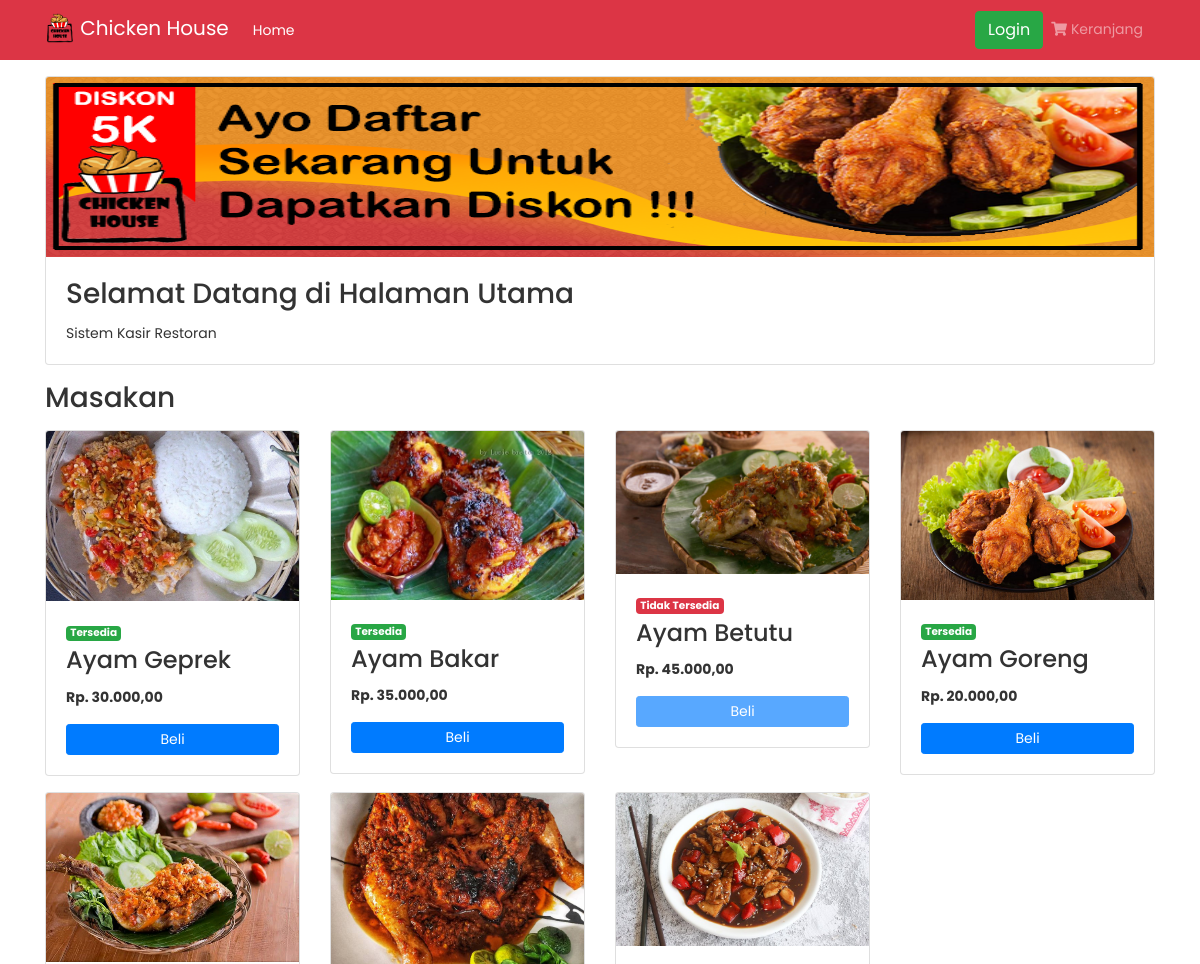
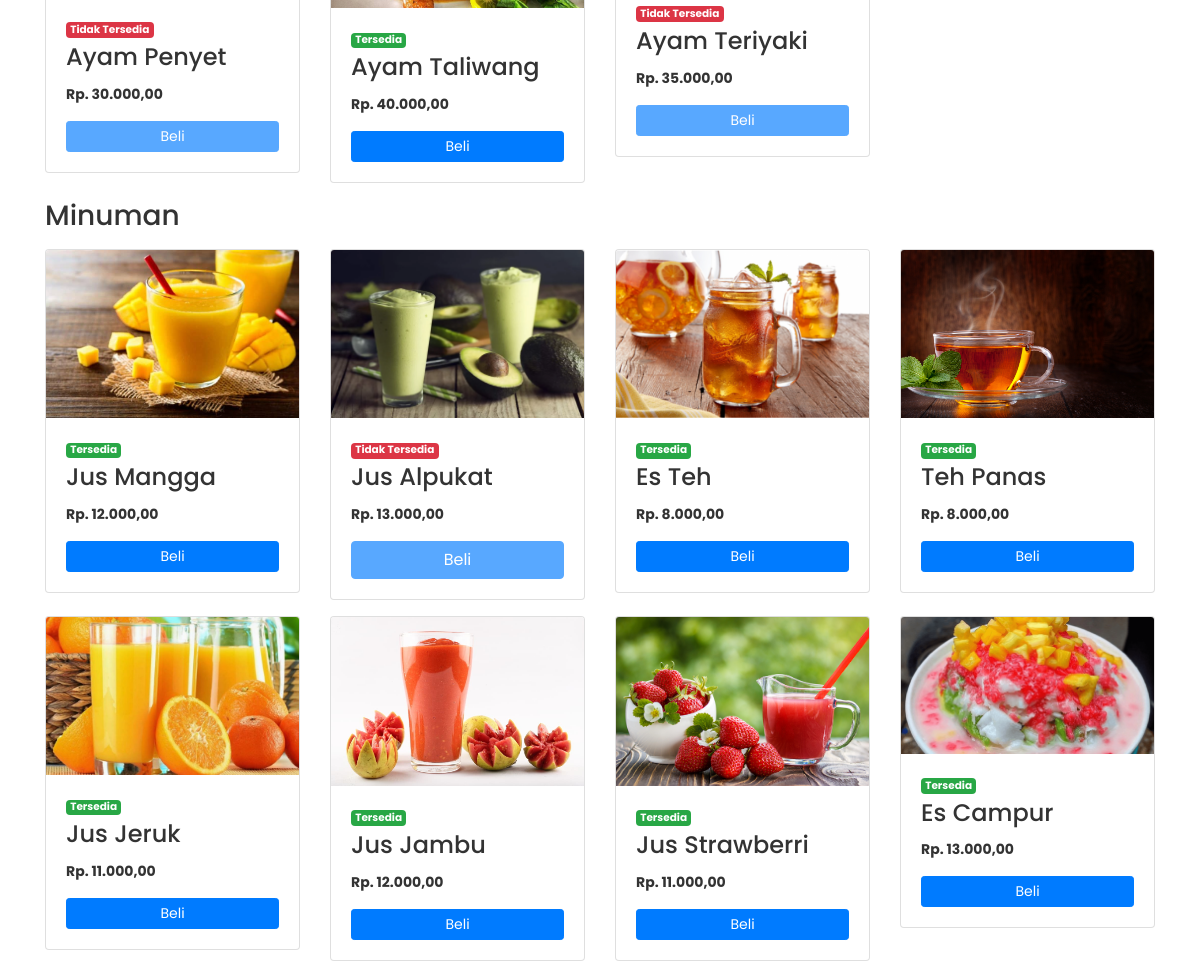
/dashboard/index.php, run on the app's committed database (2 pictures, top to bottom).
### tables this page shows
CREATE TABLE `tb_masakan` (
  `id_masakan` int(11) NOT NULL,
  `kategori_masakan` varchar(128) NOT NULL,
  `nama_masakan` varchar(128) NOT NULL,
  `harga_masakan` int(128) NOT NULL,
  `foto` varchar(255) NOT NULL,
  `status_masakan` int(1) NOT NULL
);

### dashboard/fungsi/rupiah.php (called while the page is built)
<?php
function rupiah($angka) {
	$hasil_rupiah = number_format($angka,2,',','.');
	return $hasil_rupiah;
}
?>

### dashboard/admin/index.php (the view, shortened to what this page needs)
<div class="container mt-3">
  <div class="card mb-3">
    <img src="assets/image/poster.png" class="card-img-top" height="180">
    <div class="card-body">
      <h3 class="card-title">Selamat Datang di Halaman Utama</h3>
      <p class="card-text">Sistem Kasir Restoran</p>
    </div>
  </div>
  <h3 class="mb-3">Masakan</h3>
  <div class="row">
    <div class="col-md-12">
      <div class="row">
        <?php
        $query = "SELECT * FROM tb_masakan WHERE kategori_masakan='Makanan' ORDER BY id_masakan LIMIT 7";
        $sql = mysqli_query($kon, $query);
        while ($data = mysqli_fetch_array($sql)):
          ?>
          <div class="col-lg-3 mb-3">
            <div class="card">
              <img class="card-img-top" src="assets/image/makanan/<?= $data['foto'] ?>" alt="Card image cap">
              <div class="card-body">
                <div class="mb-1">
                  <?php if ($data['status_masakan'] == 1): ?>
                    <span class="badge badge-success">Tersedia</span>
                  <?php else: ?>
                    <span class="badge badge-danger">Tidak Tersedia</span>
                  <?php endif; ?>
                </div>
                <h4 class="card-title">
                  <?= $data['nama_masakan'] ?>
                </h4>
                <?php
                $harga = $data['harga_masakan'];
                if ($_SESSION['level'] == "") {
                  $harga = $data['harga_masakan'] + 5000;
                }
                ?>
                <p class="card-text"><strong>Rp.
                    <?= rupiah($harga) ?>
                  </strong></p>
                <?php if ($data['status_masakan'] == 1): ?>
                  <button type="button" class="btn btn-primary btn-sm btn-block" data-toggle="modal"
                    data-target="#masakan_<?= $data['id_masakan']; ?>">
                    Beli
                  </button>
                <?php else: ?>
                  <a href="index.php?tambah=<?= $data['id_masakan'] ?>"
                    class="btn btn-primary btn-sm btn-block disabled">Beli</a>
                <?php endif; ?>
              </div>
            </div>
          </div>
        <?php endwhile; ?>
      </div>
    </div>
  </div>
  <h3 class="mb-3">Minuman</h3>
  <div class="row">
    <div class="col-md-12">
      <div class="row">
        <?php
        $query2 = "SELECT * FROM tb_masakan WHERE kategori_masakan='Minuman' ORDER BY id_masakan";
        $sql2 = mysqli_query($kon, $query2);
        while ($data = mysqli_fetch_array($sql2)):
          ?>
          <div class="col-lg-3 mb-3">
            <div class="card">
              <img class="card-img-top" src="assets/image/makanan/<?= $data['foto'] ?>" alt="Card image cap">
              <div class="card-body">
                <div class="mb-1">
                  <?php if ($data['status_masakan'] == 1): ?>
                    <span class="badge badge-success">Tersedia</span>
                  <?php else: ?>
                    <span class="badge badge-danger">Tidak Tersedia</span>
                  <?php endif; ?>
                </div>
                <h4 class="card-title">
                  <?= $data['nama_masakan'] ?>
                </h4>
                <?php
                $hargi = $data['harga_masakan'];
                if ($_SESSION['level'] == "") {
                  $hargi = $data['harga_masakan'] + 3000;
                }
                ?>
                <p class="card-text"><strong>Rp.
                    <?= rupiah($hargi) ?>
                  </strong></p>
                <?php if ($data['status_masakan'] == 1): ?>
                  <button type="button" class="btn btn-primary btn-sm btn-block" data-toggle="modal"
                    data-target="#masakan_<?= $data['id_masakan']; ?>">
                    Beli
                  </button>
                <?php else: ?>
                  <a href="index.php?tambah=<?= $data['id_masakan'] ?>" class="btn btn-primary btn-block disabled">Beli</a>
                <?php endif; ?>
              </div>
            </div>
          </div>
        <?php endwhile; ?>
      </div>
    </div>
  </div>
</div>

### dashboard/header.php (shortened to what this page needs)
<?php
include 'fungsi/rupiah.php';
?>
<!doctype html>
<html lang="en">
  <head>
    <link rel="stylesheet" href="https://stackpath.bootstrapcdn.com/bootstrap/4.4.1/css/bootstrap.min.css">
    <link rel="stylesheet" href="assets/css/custom.css">
    <link rel="stylesheet" type="text/css" href="https://cdn.datatables.net/v/bs4/dt-1.10.20/datatables.min.css"/>
    <link rel="stylesheet" href="assets/fontawesome-pro/css/all.min.css">
  </head>
  <body>
    <?php
    $level = $_SESSION['level'];
      if ($level=="Admin") {
        $color = "#3e206d";
      } elseif ($level=="Waiter") {
        $color = "#2c7873";
      } elseif ($level=="Kasir") {
        $color = "#527318";
      } elseif ($level=="Owner") {
        $color = "#192965";
      } elseif ($level=="Pelanggan") {
        $color = "#af0404";
      } else {
        $color = "#dc3545";
      }
    ?>
    <nav class="navbar navbar-expand-lg navbar-dark" style="background-color: <?= $color ?>;">
      <div class="container">
        <a class="navbar-brand" href="#">
          <img src="assets/image/logo.png" alt="" width="30" height="30" class="mb-1">
          Chicken House
        </a>
        <div class="collapse navbar-collapse" id="navbarSupportedContent">
          <ul class="navbar-nav mr-auto">
            <?php
              if (isset($_GET['home'])) {
                $home = "active";
              } elseif (isset($_GET['dashboard'])) {
                $dash = "active";
              } elseif (isset($_GET['laporan'])) {
                $lap = "active";
              } elseif (isset($_GET['order'])) {
                $or = "active";
              } elseif (isset($_GET['user'])) {
                $us = "active";
              } elseif (isset($_GET['makanan'])) {
                $m = "active";
              } elseif (isset($_GET['minuman'])) {
                $m = "active";
              } elseif (isset($_GET['transaksi'])) {
                $tran = "active";
              } else {
                $home = "active";
              }
            ?>
            <?php if ($level=="Admin"): ?>
              <a class="nav-link nav-item <?= $dash ?>" href="index.php?dashboard">Dashboard <span class="sr-only">(current)</span></a>
              <div class="nav-item dropdown <?= $us ?><?= $m ?>">
                <a class="nav-link dropdown-toggle" href="#" id="navbarDropdownMenuLink" role="button" data-toggle="dropdown">Entri Referensi</a>
                <div class="dropdown-menu" aria-labelledby="navbarDropdownMenuLink">
                  <a class="dropdown-item" href="index.php?user">Data User</a>
                  <a class="dropdown-item" href="index.php?makanan">Data Makanan</a>
                </div>
              </div>
              <a class="nav-link nav-item <?= $or ?>" href="index.php?order">Entri Order <span class="sr-only">(current)</span></a>
              <a class="nav-link nav-item <?= $tran ?>" href="index.php?transaksi">Entri Transaksi <span class="sr-only">(current)</span></a>
              <a class="nav-link nav-item <?= $lap ?>" href="index.php?laporan">Laporan <span class="sr-only">(current)</span></a>
            <?php elseif ($level=="Owner"): ?>
              <a class="nav-link nav-item <?= $dash ?>" href="index.php?dashboard">Dashboard <span class="sr-only">(current)</span></a>
              <a class="nav-link nav-item <?= $lap ?>" href="index.php?laporan">Laporan <span class="sr-only">(current)</span></a>
            <?php elseif ($level=="Pelanggan" || $level==""): ?>
              <a class="nav-link nav-item <?= $home ?>" href="index.php">Home <span class="sr-only">(current)</span></a>
            <?php endif; ?>
          </ul>
          <ul class="navbar-nav ml-auto">
            <?php if ($_SESSION['level']==""): ?>
              <a href="../auth/index.php" class="nav-item btn btn-success">Login</a>
            <?php endif; ?>
            <?php if ($_SESSION['level']!="Owner"): ?>
            <li class="nav-item dropdown">
              <a class="nav-link" data-toggle="modal" data-target=".bd-example-modal-xl">
                <i class="fa fa-shopping-cart mr-1"></i>Keranjang<span class="mr-1"></span>
              </a>
            </li>
            <?php endif ?>
          </ul>
        </div>
      </div>
    </nav>

### dashboard/index.php (shortened to what this page needs)
<?php
include 'header.php';
if (isset($_GET['registrasi'])) {
  	include 'admin/registrasi.php';
} elseif (isset($_GET['user'])) {
	include 'admin/data_user.php';
} elseif (isset($_GET['makanan'])) {
	include 'admin/data_makanan.php';
} elseif (isset($_GET['minuman'])) {
	include 'admin/data_minuman.php';
} elseif (isset($_GET['tambah_makanan'])) {
	include 'admin/tambah_makanan.php';
} elseif (isset($_GET['ubah_makanan'])) {
	include 'admin/ubah_makanan.php';
} elseif (isset($_GET['ubah_user'])) {
	include 'admin/ubah_user.php';
} elseif (isset($_GET['order'])) {
	include 'admin/data_order.php';
} elseif (isset($_GET['transaksi'])) {
	include 'admin/transaksi.php';
} elseif (isset($_GET['meja'])) {
	include 'admin/transaksi.php';
} elseif (isset($_GET['dashboard'])) {
	include 'admin/dashboard.php';
} elseif (isset($_GET['laporan'])) {
	include 'admin/laporan.php';
} else {
  	include 'admin/index.php';
}
include 'footer.php';
?>

### dashboard/footer.php (shortened to what this page needs)
  </body>
</html>

### dashboard/assets/css/custom.css (style rules this page uses)
body { font-size: .875rem; font-family: 'Poppins', sans-serif; background-color: #fff; color: #333; }

### data on the page
tb_masakan: foto (picture), status_masakan "Tersedia", nama_masakan "Ayam Geprek", harga_masakan "30.000,00"
tb_masakan: foto (picture), status_masakan "Tersedia", nama_masakan "Ayam Bakar", harga_masakan "35.000,00"
tb_masakan: foto (picture), status_masakan "Tidak Tersedia", nama_masakan "Ayam Betutu", harga_masakan "45.000,00"
tb_masakan: foto (picture), status_masakan "Tersedia", nama_masakan "Ayam Goreng", harga_masakan "20.000,00"
tb_masakan: foto (picture), status_masakan "Tidak Tersedia", nama_masakan "Ayam Penyet", harga_masakan "30.000,00"
tb_masakan: foto (picture), status_masakan "Tersedia", nama_masakan "Ayam Taliwang", harga_masakan "40.000,00"
tb_masakan: foto (picture), status_masakan "Tidak Tersedia", nama_masakan "Ayam Teriyaki", harga_masakan "35.000,00"
tb_masakan: foto (picture), status_masakan "Tersedia", nama_masakan "Jus Mangga", harga_masakan "12.000,00"
tb_masakan: foto (picture), status_masakan "Tidak Tersedia", nama_masakan "Jus Alpukat", harga_masakan "13.000,00"
tb_masakan: foto (picture), status_masakan "Tersedia", nama_masakan "Es Teh", harga_masakan "8.000,00"
tb_masakan: foto (picture), status_masakan "Tersedia", nama_masakan "Teh Panas", harga_masakan "8.000,00"
tb_masakan: foto (picture), status_masakan "Tersedia", nama_masakan "Jus Jeruk", harga_masakan "11.000,00"
tb_masakan: foto (picture), status_masakan "Tersedia", nama_masakan "Jus Jambu", harga_masakan "12.000,00"
tb_masakan: foto (picture), status_masakan "Tersedia", nama_masakan "Jus Strawberri", harga_masakan "11.000,00"
tb_masakan: foto (picture), status_masakan "Tersedia", nama_masakan "Es Campur", harga_masakan "13.000,00"
